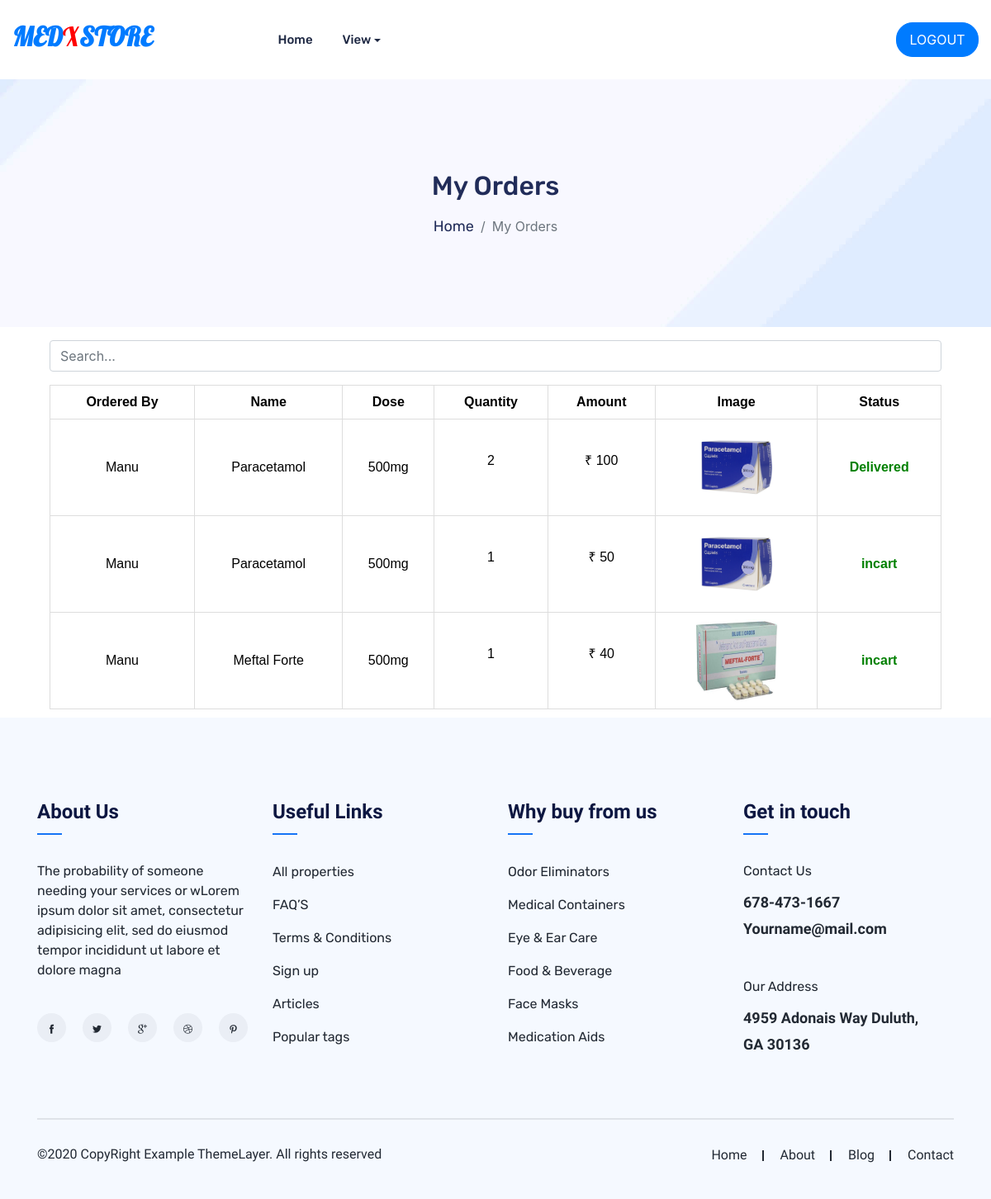
The app's page /ADMIN/adminViewOrders.php with its own data.
### tables this page shows
CREATE TABLE `cart` (
  `cartid` int(11) NOT NULL AUTO_INCREMENT,
  `reg_id` varchar(100) NOT NULL,
  `med_id` varchar(100) NOT NULL,
  `qty` varchar(100) NOT NULL DEFAULT '1',
  `amount` varchar(100) NOT NULL,
  `order_date` varchar(100) NOT NULL,
  `status` varchar(100) NOT NULL DEFAULT 'incart',
  `delivery_id` varchar(100) DEFAULT NULL,
  PRIMARY KEY (`cartid`)
);

CREATE TABLE `patient` (
  `patient_id` int(11) NOT NULL AUTO_INCREMENT,
  `name` varchar(100) NOT NULL,
  `email` varchar(100) NOT NULL,
  `phone` varchar(100) NOT NULL,
  `address` varchar(300) NOT NULL,
  PRIMARY KEY (`patient_id`)
);

CREATE TABLE `medicine` (
  `med_id` int(11) NOT NULL AUTO_INCREMENT,
  `name` varchar(100) NOT NULL,
  `dose` varchar(100) NOT NULL,
  `mfgdate` varchar(100) NOT NULL,
  `expdate` varchar(100) NOT NULL,
  `rate` varchar(100) NOT NULL,
  `stock` varchar(100) NOT NULL,
  `desc` varchar(300) NOT NULL,
  `shopid` varchar(100) NOT NULL,
  `image` varchar(100) NOT NULL,
  PRIMARY KEY (`med_id`)
);

### ADMIN/adminViewOrders.php (the view, shortened to what this page needs)
<?php
include 'adminHeader.php';
include '../DBConnection/dbconnection.php';
?>
<div class="slider">
    <div class="container">
        <div class="row">
            <div class="col-md-12">
                <div class="slider-title ">
                    <h2 class="title">My Orders</h2>
                </div>
                <nav aria-label="breadcrumb">
                    <ol class="breadcrumb slider-breadcrumb">
                        <li class="breadcrumb-item"><a href="#">Home</a></li>
                        <li class="breadcrumb-item active" aria-current="page">My Orders</li>
                    </ol>
                </nav>
            </div>
        </div>
    </div>
</div>
<?php
$qry = "SELECT `cart`.*,`medicine`.*,`patient`.`name` AS `p_name` FROM `cart`,`medicine`,`patient` WHERE `cart`.`med_id`=`medicine`.`med_id` AND `patient`.`patient_id`=`cart`.`reg_id` AND `status`!='Paid'";
$result = mysqli_query($conn, $qry);
if (mysqli_num_rows($result) < 1) {
    ?>
    <center>
        <h1 id="nodata" class="m-3">No Orders</h1>
    </center>
    <?php
} else {
    ?>
    <center>
        <input type="text" class="form-control m-3" id="searchInput" style="width: 90%;" placeholder="Search...">
        <table id="table" border="1" style="width: 90%;">
            <thead>
                <tr style="text-align: center;">
                    <th>Ordered By</th>
                    <th>Name</th>
                    <th>Dose</th>
                    <th>Quantity</th>
                    <th>Amount</th>
                    <th>Image</th>
                    <th>Status</th>
                </tr>
            </thead>
            <tbody id="tableBody">
                <?php
                while ($row = mysqli_fetch_array($result)) {
                    ?>
                    <tr id="row{{ forloop.counter }}" style="text-align: center;">
                        <td>
                            <?php echo $row['p_name'] ?>
                        </td>
                        <td>
                            <?php echo $row['name'] ?>
                        </td>
                        <td>
                            <?php echo $row['dose'] ?>mg
                        </td>
                        <td>
                            <p id="quantityid" data-quantityCheck="<?php echo $row['qty'] ?>">
                                <?php echo $row['qty'] ?>
                            </p>
                        </td>
                        <td>
                            <p id="amountid">
                                &#8377;
                                <?php echo $row['amount'] ?>
                            </p>
                        </td>
                        <td>
                            <img src="../assets/image/<?php echo $row['image'] ?>" alt="img" id="img">
                        </td>
                        <td id="statusPay">
                            <?php echo $row['status'] ?>
                        </td>
                    </tr>
                    <?php
                }
                ?>
            </tbody>
        </table>
    </center>
<?php } ?>
<?php
include '../COMMON/commonFooter.php';
?>

### ADMIN/adminHeader.php (shortened to what this page needs)
<!DOCTYPE html>
<html lang="en">
<head>
    <link rel="stylesheet" href="../assets/css/owl.carousel.min.css">
    <link rel="stylesheet" href="../assets/css/themify-icons.css">
    <link rel="stylesheet" href="../assets/css/all.min.css">
    <link rel="stylesheet" href="../assets/css/fontawesome.min.css">
    <link rel="stylesheet" href="../assets/css/bootstrap.min.css">
    <link rel="stylesheet" href="../assets/css/style.css">
</head>
<body>
    <div class="header-section style-three">
        <div class="container-fluid">
            <div class="row align-items-center">
                <div class="col-xl-6 col-lg-12">
                    <nav class="navbar navbar-expand-lg main-menu">
                        <a class="navbar-brand" href="index.html">
                            <h2 style="font-family: 'Lobster', cursive;"><b>MED</b><span
                                    style="color: red;">X</span><b>STORE</b></h2>
                        </a>
                        <div class="collapse navbar-collapse" id="navbarSupportedContent">
                            <ul class="navbar-nav mr-xl-auto ml-lg-auto">
                                <li class="nav-item">
                                    <a class="nav-link" href="adminHome.php">Home</a>
                                </li>
                                <li class="nav-item dropdown">
                                    <a class="nav-link dropdown-toggle" href="#" id="navbarDropdown" role="button"
                                        data-toggle="dropdown" aria-haspopup="true" aria-expanded="false">
                                        View
                                    </a>
                                </li>
                            </ul>
                        </div>
                    </nav>
                </div>
                <div class="col-xl-6 d-none d-xl-block">
                    <div class="header-right-area">
                        <div class="header-right-menu">
                            <ul>
                                <li>
                                    <a href="../COMMON/login.php" class="btn btn-primary p-2" id="rounded">LOGOUT</a>
                                </li>
                            </ul>
                        </div>
                    </div>
                </div>
            </div>
        </div>
    </div>

### COMMON/commonFooter.php (shortened to what this page needs)
<div class="footer-section">
  <div class="container">
    <div class="row">
      <div class="col-xl-3 col-lg-6 col-md-6">
        <div class="widget widget-info">
          <h3 class="title">About Us</h3>
          <p class="content">The probability of someone needing your services or wLorem ipsum dolor sit amet,
            consectetur adipisicing elit, sed do eiusmod tempor incididunt ut labore et dolore magna</p>
          <div class="social-icon">
            <a href="#"><i class="ti-facebook"></i></a>
            <a href="#"><i class="ti-twitter-alt"></i></a>
            <a href="#"><i class="ti-google"></i></a>
            <a href="#"><i class="ti-dribbble"></i></a>
            <a href="#"><i class="ti-pinterest"></i></a>
          </div>
        </div>
      </div>
      <div class="col-xl-3 col-lg-6 col-md-6">
        <div class="widget widget-info">
          <h3 class="title">Useful Links</h3>
          <div class="footer-list">
            <ul>
              <li><a href="#">All properties</a></li>
              <li><a href="#">FAQ’S</a></li>
              <li><a href="#">Terms & Conditions</a></li>
              <li><a href="#">Sign up</a></li>
              <li><a href="#">Articles</a></li>
              <li><a href="#">Popular tags</a></li>
            </ul>
          </div>
        </div>
      </div>
      <div class="col-xl-3 col-lg-6 col-md-6">
        <div class="widget widget-info">
          <h3 class="title">Why buy from us</h3>
          <div class="footer-list">
            <ul>
              <li><a href="#">Odor Eliminators</a></li>
              <li><a href="#">Medical Containers</a></li>
              <li><a href="#">Eye & Ear Care</a></li>
              <li><a href="#">Food & Beverage</a></li>
              <li><a href="#">Face Masks</a></li>
              <li><a href="#">Medication Aids</a></li>
            </ul>
          </div>
        </div>
      </div>
      <div class="col-xl-3 col-lg-6 col-md-6">
        <div class="widget widget-info">
          <h3 class="title">Get in touch</h3>
          <div class="contact">
            <p class="content">Contact Us</p>
            <span>678-473-1667</span>
            <span>Yourname@mail.com</span>
          </div>
          <div class="Address">
            <p class="content">Our Address</p>
            <span>4959 Adonais Way Duluth,</span>
            <span>GA 30136</span>
          </div>
        </div>
      </div>
      <div class="col-md-12">
        <div class="footer-bottom">
          <div class="row">
            <div class="col-lg-6 col-md-12 order-lg-first">
              <div class="footer-copyright">
                <p>&copy;2020 CopyRight Example <a href="#"> ThemeLayer</a>. All rights reserved</p>
              </div>
            </div>
            <div class="col-lg-6 col-md-12 order-first">
              <div class="footer-nav">
                <ul>
                  <li><a href="#">home</a></li>
                  <li><a href="#">about</a></li>
                  <li><a href="#">blog</a></li>
                  <li><a href="#">contact</a></li>
                </ul>
              </div>
            </div>
          </div>
        </div>
      </div>
    </div>
  </div>
</div>
</body>
</html>

### ADMIN/adminHeader.php (style rules this page uses)
#rounded { border-radius: 20px; width: 100px; }

### ADMIN/adminViewOrders.php (style rules this page uses)
table { font-family: arial, sans-serif; border-collapse: collapse; width: 95%; margin: 10px; }
td, th { border: 1px solid #dddddd; text-align: center; padding: 8px; color: black; }
#img { width: 100px; height: 100px; transition-duration: .9s; }
#statusPay { font-weight: bold; color: green; }

### records on screen
cart: patient.name "Manu", med.name "Paracetamol", med.dose "500", qty "2", amount "100", med.image (picture), status "Delivered"
cart: patient.name "Manu", med.name "Paracetamol", med.dose "500", qty "1", amount "50", med.image (picture), status "incart"
cart: patient.name "Manu", med.name "Meftal Forte", med.dose "500", qty "1", amount "40", med.image (picture), status "incart"
